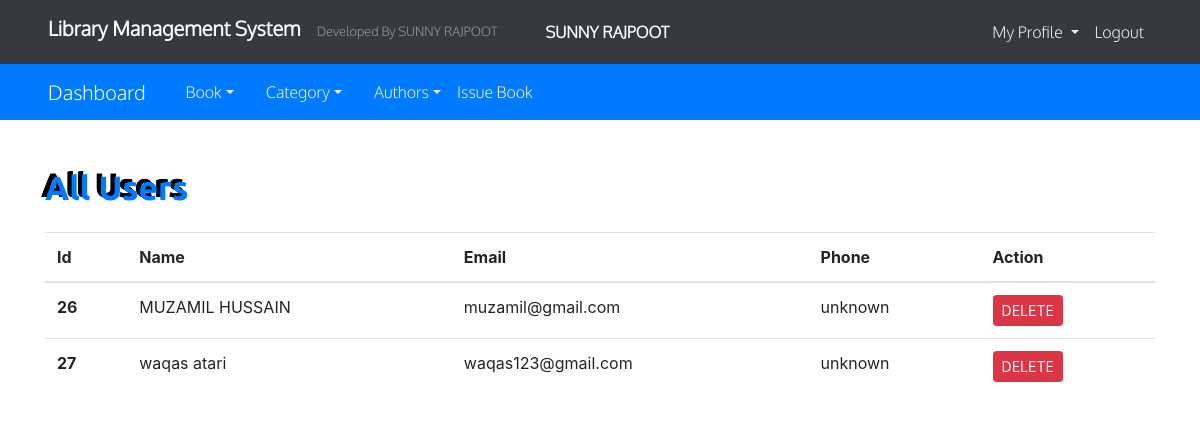
Page /admin/r_users.php (signed in) on the committed database.
### tables this page shows
CREATE TABLE `users` (
  `uid` int(11) NOT NULL,
  `uname` varchar(30) NOT NULL,
  `uemail` varchar(50) NOT NULL,
  `uphone` varchar(13) NOT NULL,
  `upassword` varchar(80) NOT NULL
);

### admin/r_users.php (the view, shortened to what this page needs)
<?php
include("functions.php");
?>
<!DOCTYPE html>
<html lang="en">
<head>
    <link rel="stylesheet" href="css/bootstrap.min.css">
    <link rel="stylesheet" href="css/style.css">
    <link rel="stylesheet" href="all.min.css">
</head>
<body>
    <nav class="navbar navbar-expand-md navbar-dark bg-dark px-5">
        <h1 class="navbar-brand font-weight-bold">Library Management System</h1>
        <small class="navbar-text">Developed By SUNNY RAJPOOT</small>
        <span class="text-white ml-5"> <strong> <?php echo $_SESSION['admin_name']; ?> </strong> </span>
        <div class="collapse navbar-collapse" id="nav">
            <ul class="navbar-nav ml-auto">
                <li class="nav-item dropdown"><a href="" class="nav-link dropdown-toggle" data-toggle="dropdown">
                        My Profile
                    </a>
                </li>
                <li class="nav-item"><a href="admin_logout.php" class="nav-link">Logout</a></li>
            </ul>
        </div>
    </nav>
    <nav class="navbar navbar-expand-md navbar-dark bg-primary px-5">
        <a href="index.php" class="navbar-brand">Dashboard</a>
        <div class="navbar-collapse collapse" id="nav1">
            <ul class="navbar-nav mr-5">
                <li class="nav-item dropdown ml-3"><a href="" class="nav-link dropdown-toggle"
                        data-toggle="dropdown">Book</a>
                </li>
                <li class="nav-item dropdown ml-3"><a href="" class="nav-link dropdown-toggle"
                        data-toggle="dropdown">Category</a>
                </li>
                <li class="nav-item dropdown ml-3"><a href="" class="nav-link dropdown-toggle"
                        data-toggle="dropdown">Authors</a>
                </li>
                <li class="nav-item"><a href="" class="nav-link">Issue Book</a></li>
            </ul>
        </div>
    </nav>
    <div id="wrapper" class="container mt-5">
        <h1 class="text-primary mb-4">All Users</h1>
        <?php
        $sql="SELECT * FROM users ORDER BY uid ASC";
        $result=mysqli_query($conn,$sql) or die("Query Failed");
        if(mysqli_num_rows($result) > 0) {
        ?>
        <table class="table">
               <thead>
                   <tr>
                       <th>Id</th>
                       <th>Name</th>
                       <th>Email</th>
                       <th>Phone</th>
                       <th>Action</th>
                   </tr>
               </thead>
               <tbody>
                   <?php while($row=mysqli_fetch_assoc($result)) { ?>
                   <tr>
                       <th scope="col"><?php echo $row['uid']; ?></th>
                       <td><?php echo $row['uname']; ?></td>
                       <td><?php echo $row['uemail']; ?></td>
                       <td><?php echo $row['uphone']; ?></td>
                       <td><a href="delete_r.php" class="btn btn-danger btn-sm">DELETE</a></td>
                   </tr>
                   <?php  } ?>
               </tbody>
        </table>
        <?php  } ?>
    </div>
</body>
</html>

### admin/css/style.css (style rules this page uses)
* { padding: 0; margin: 0; }
html { scroll-behavior: smooth; }
body { background-color: white; }
.navbar { font-family:Oxygen-Light ; }
.navbar .nav-link { color: #f1f1f1!important; }
#wrapper { min-height: 200px; overflow-x: hidden; }
#wrapper h1 { font-family:Ubuntu-Bold ; }
.container h1 { font-size: 2.1rem; font-family:Ubuntu-Bold ; text-shadow: -4px -3px #000000 ,-4px -3px #000000; }

### rows in the picture
users: uid "26", uname "MUZAMIL HUSSAIN", uemail "muzamil@gmail.com", uphone "unknown"
users: uid "27", uname "waqas atari", uemail "waqas123@gmail.com", uphone "unknown"

### other values in the picture
$_SESSION['admin_name'] "SUNNY RAJPOOT"
